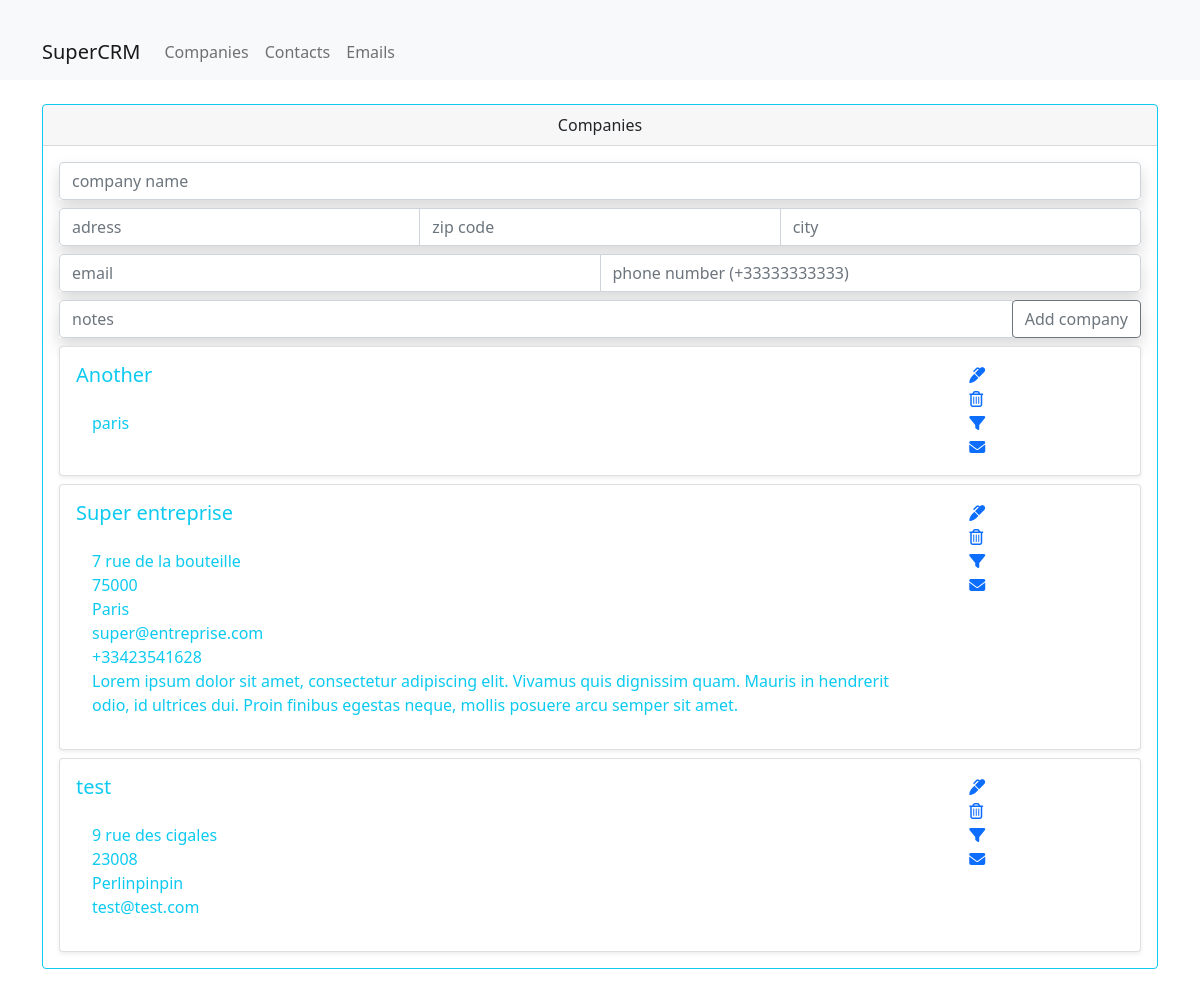
/, run on an earlier commit of the app's database.
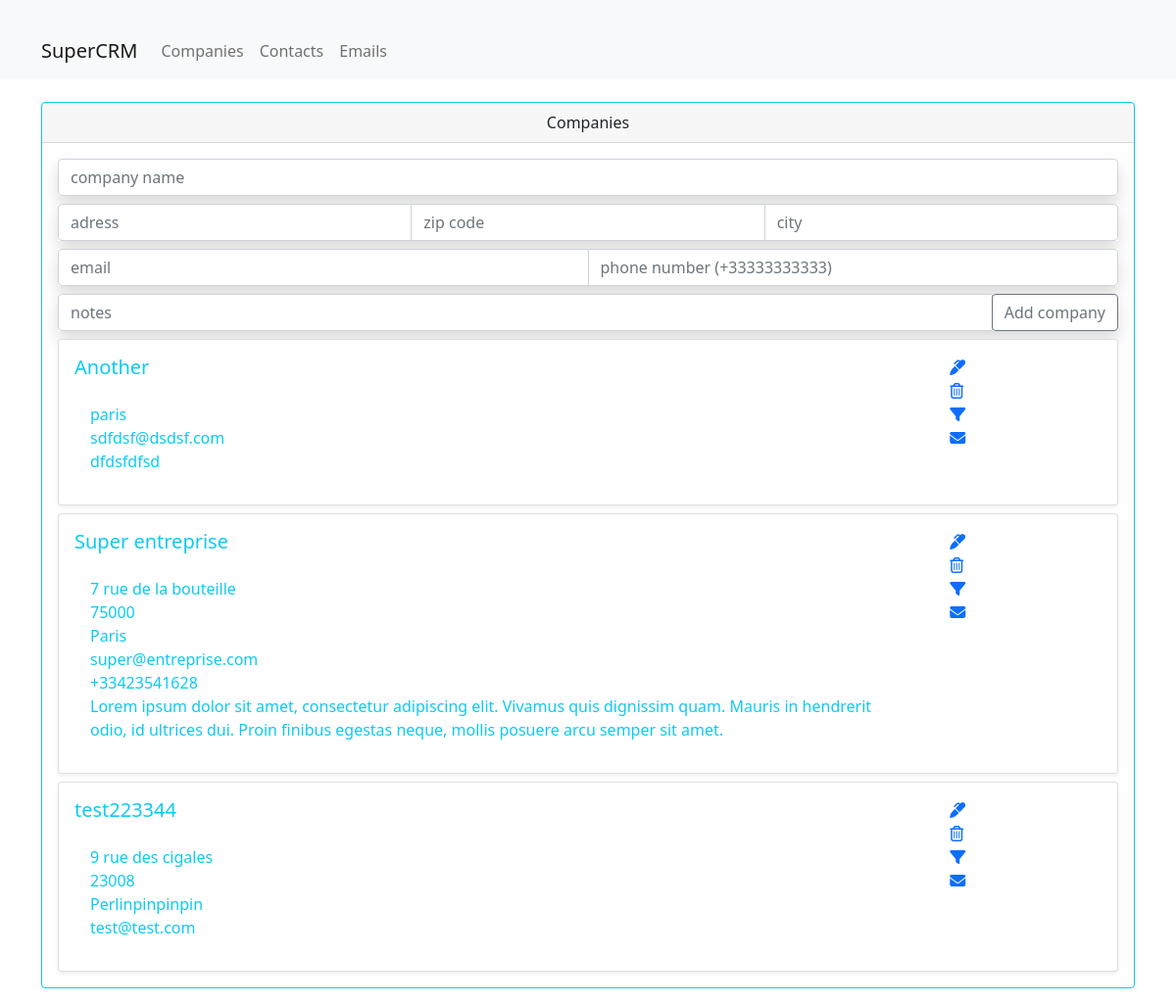
And on a later commit of the database.
### companies/models.py (models this page shows, shortened)
class Company(models.Model):
    company_name = models.CharField(max_length=255)
    company_adress = models.CharField(blank=True, max_length=255)
    company_zip_code = models.CharField(blank=True, max_length=100)
    company_city = models.CharField(blank=True, max_length=255)
    company_email = models.EmailField(blank=True)
    company_phone = models.CharField(blank=True, max_length=45, null=True)
    company_notes = models.TextField(blank=True,null=True)
    company_created_on = models.DateTimeField(auto_now_add=True)
    class Meta:
        ordering = ["company_name"]

### companies/views.py (the view)
# urls.py: path('', views.listCompanies, name="List_Companies"),
def listCompanies(request):
    companies = Company.objects.all()
    form = CompanyForm()
    context = {
        'companies' : companies,
        'form' : form
    }
    return render(request, 'companies/index.html', context)

### companies/templates/companies/index.html (shortened to what this page needs)
<!DOCTYPE html>
<html lang="en">
    <head>
        <link href="https://cdn.jsdelivr.net/npm/bootstrap@5.0.0/dist/css/bootstrap.min.css" rel="stylesheet">
    </head>
    <body>
        <nav class="navbar navbar-expand-lg navbar-light bg-light">
            <div class="container mt-4">
                <a class="navbar-brand" href="http://127.0.0.1:8000">
                    SuperCRM
                </a>
                <div class="collapse navbar-collapse" id="navbarSupportedContent">
                    <ul class="navbar-nav mr-auto">
                        <a class="nav-link" href="http://127.0.0.1:8000/companies">Companies </a>
                    </ul>
                    <ul class="navbar-nav mr-auto">
                        <a class="nav-link" href="http://127.0.0.1:8000/contacts">Contacts </a>
                    </ul>
                    <ul class="navbar-nav mr-auto">
                        <a class="nav-link" href="http://127.0.0.1:8000/emails">Emails </a>
                    </ul>
                </div>
            </div>
        </nav>
        <div class="container mt-4">
            <div class="row">
                <div class="col-12">
                    <div class="card border-info mb-3" >
                    <div class="card-header text-center">Companies</div>
                        <div class="card-body text-info">
                            {% if updateForm %}
                                {% include 'companies/updateform.html' %}
                            {% else %}
                                {% include 'companies/addform.html' %}
                            {% endif %}
                            {% for company in companies %}
                                {% include 'companies/companydisplay.html' %}
                            {% endfor %}
                        </div>
                    </div>
                </div>
            </div>
        </div>
    </body>
</html>

### companies/templates/companies/companydisplay.html
<div class="card mt-2 shadow-sm">
    <div class="card-body">
        <div class="row">
            <div class="col-10">
                <h5 class="card-title">
                    {{ company.company_name }}
                </h5>
                <div class="card-body text-info">
                    <div>{{ company.company_adress }}</div>
                    <div>{{ company.company_zip_code }}</div>
                    <div>{{ company.company_city }}</div>
                    <div>{{ company.company_email }}</div>
                    <div>{{ company.company_phone }}</div>
                    <div>{{ company.company_notes }}</div>
                </div>
            </div>
            <div class="col-1 close">
                <div class="col-1">
                    <a href="{% url 'companies:Update_Company' company.id %}">
                        <i class="fas fa-marker"></i>
                    </a>
                </div>
                <div class="col-1">
                    <a href="{% url 'companies:Delete_Company' company.id %}">
                        <i class="fa fa-trash-o" ></i>
                    </a>
                </div>
                <div class="col-1">
                    <a href="{% url 'contacts:Filter_Contact' company.id %}">
                        <i class="fas fa-filter"></i>
                    </a>
                </div>
                <div class="col-1">
                    <a href="{% url 'emails:Filter_Email_From_Company' company.id %}">
                        <i class="fa fa-envelope" ></i>
                    </a>
                </div>
            </div>
        </div>
    </div>
</div>

What changed in the data, as far as the page shows it:
changed Company "Another": company_email (not shown) → "sdfdsf@dsdsf.com"; company_phone (not shown) → "dfdsfdfsd"
changed Company "9 rue des cigales": company_name "test" → "test223344"; company_city "Perlinpinpin" → "Perlinpinpinpin"
